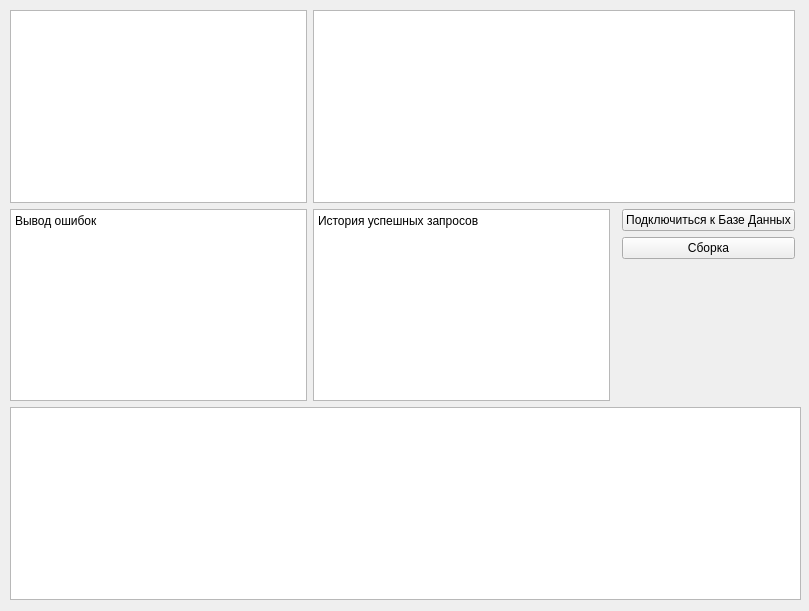
<?xml version="1.0" encoding="UTF-8"?>
<ui version="4.0">
 <class>MainWindow</class>
 <widget class="QMainWindow" name="MainWindow">
  <property name="geometry">
   <rect>
    <x>0</x>
    <y>0</y>
    <width>809</width>
    <height>611</height>
   </rect>
  </property>
  <property name="windowTitle">
   <string>MainWindow</string>
  </property>
  <widget class="QWidget" name="centralwidget">
   <widget class="QWidget" name="layoutWidget">
    <property name="geometry">
     <rect>
      <x>10</x>
      <y>10</y>
      <width>791</width>
      <height>590</height>
     </rect>
    </property>
    <layout class="QGridLayout" name="gridLayout">
     <item row="16" column="0" colspan="5">
      <widget class="QTextEdit" name="input_field"/>
     </item>
     <item row="3" column="3">
      <layout class="QGridLayout" name="gridLayout_2">
       <item row="0" column="0">
        <widget class="QPushButton" name="input_db">
         <property name="text">
          <string>Подключиться к Базе Данных</string>
         </property>
        </widget>
       </item>
       <item row="2" column="0">
        <spacer name="verticalSpacer">
         <property name="orientation">
          <enum>Qt::Vertical</enum>
         </property>
         <property name="sizeHint" stdset="0">
          <size>
           <width>20</width>
           <height>40</height>
          </size>
         </property>
        </spacer>
       </item>
       <item row="1" column="0">
        <widget class="QPushButton" name="build">
         <property name="text">
          <string>Сборка</string>
         </property>
        </widget>
       </item>
      </layout>
     </item>
     <item row="2" column="0">
      <widget class="QTableView" name="show_table_list"/>
     </item>
     <item row="3" column="0">
      <widget class="QTextBrowser" name="show_errors">
       <property name="html">
        <string>&lt;!DOCTYPE HTML PUBLIC &quot;-//W3C//DTD HTML 4.0//EN&quot; &quot;http://www.w3.org/TR/REC-html40/strict.dtd&quot;&gt;
&lt;html&gt;&lt;head&gt;&lt;meta name=&quot;qrichtext&quot; content=&quot;1&quot; /&gt;&lt;meta charset=&quot;utf-8&quot; /&gt;&lt;style type=&quot;text/css&quot;&gt;
p, li { white-space: pre-wrap; }
hr { height: 1px; border-width: 0; }
&lt;/style&gt;&lt;/head&gt;&lt;body style=&quot; font-family:'Segoe UI'; font-size:9pt; font-weight:400; font-style:normal;&quot;&gt;
&lt;p style=&quot; margin-top:0px; margin-bottom:0px; margin-left:0px; margin-right:0px; -qt-block-indent:0; text-indent:0px;&quot;&gt;Вывод ошибок&lt;/p&gt;&lt;/body&gt;&lt;/html&gt;</string>
       </property>
      </widget>
     </item>
     <item row="3" column="1">
      <widget class="QTextBrowser" name="show_logs">
       <property name="html">
        <string>&lt;!DOCTYPE HTML PUBLIC &quot;-//W3C//DTD HTML 4.0//EN&quot; &quot;http://www.w3.org/TR/REC-html40/strict.dtd&quot;&gt;
&lt;html&gt;&lt;head&gt;&lt;meta name=&quot;qrichtext&quot; content=&quot;1&quot; /&gt;&lt;meta charset=&quot;utf-8&quot; /&gt;&lt;style type=&quot;text/css&quot;&gt;
p, li { white-space: pre-wrap; }
hr { height: 1px; border-width: 0; }
&lt;/style&gt;&lt;/head&gt;&lt;body style=&quot; font-family:'Segoe UI'; font-size:9pt; font-weight:400; font-style:normal;&quot;&gt;
&lt;p style=&quot; margin-top:0px; margin-bottom:0px; margin-left:0px; margin-right:0px; -qt-block-indent:0; text-indent:0px;&quot;&gt;История успешных запросов&lt;/p&gt;&lt;/body&gt;&lt;/html&gt;</string>
       </property>
      </widget>
     </item>
     <item row="2" column="1" colspan="3">
      <widget class="QTableView" name="show_table"/>
     </item>
    </layout>
   </widget>
  </widget>
 </widget>
 <resources/>
 <connections/>
</ui>
